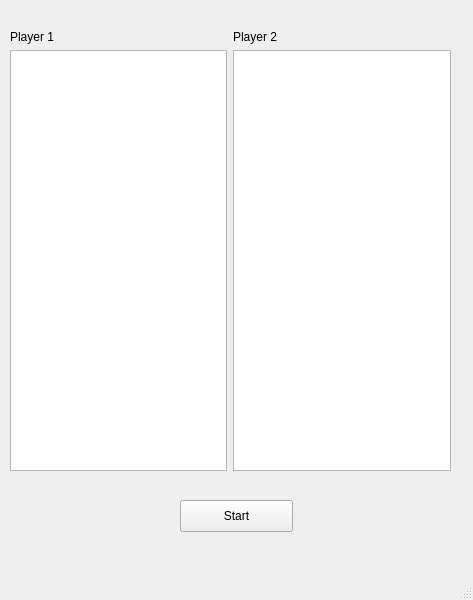
<?xml version="1.0" encoding="UTF-8"?>
<ui version="4.0">
 <class>MainWindow</class>
 <widget class="QMainWindow" name="MainWindow">
  <property name="geometry">
   <rect>
    <x>0</x>
    <y>0</y>
    <width>473</width>
    <height>600</height>
   </rect>
  </property>
  <property name="windowTitle">
   <string>Choose Your AI</string>
  </property>
  <widget class="QWidget" name="centralwidget">
   <widget class="QWidget" name="gridLayoutWidget">
    <property name="geometry">
     <rect>
      <x>10</x>
      <y>30</y>
      <width>441</width>
      <height>441</height>
     </rect>
    </property>
    <layout class="QGridLayout" name="gridLayout">
     <item row="0" column="1">
      <widget class="QLabel" name="label_2">
       <property name="text">
        <string>Player 2</string>
       </property>
      </widget>
     </item>
     <item row="0" column="0">
      <widget class="QLabel" name="label">
       <property name="text">
        <string>Player 1</string>
       </property>
      </widget>
     </item>
     <item row="1" column="0">
      <widget class="QListWidget" name="listWidget"/>
     </item>
     <item row="1" column="1">
      <widget class="QListWidget" name="listWidget_2"/>
     </item>
    </layout>
   </widget>
   <widget class="QPushButton" name="pushButton">
    <property name="geometry">
     <rect>
      <x>180</x>
      <y>500</y>
      <width>113</width>
      <height>32</height>
     </rect>
    </property>
    <property name="text">
     <string>Start</string>
    </property>
   </widget>
  </widget>
  <widget class="QMenuBar" name="menubar">
   <property name="geometry">
    <rect>
     <x>0</x>
     <y>0</y>
     <width>473</width>
     <height>22</height>
    </rect>
   </property>
  </widget>
  <widget class="QStatusBar" name="statusbar"/>
 </widget>
 <resources/>
 <connections/>
</ui>
